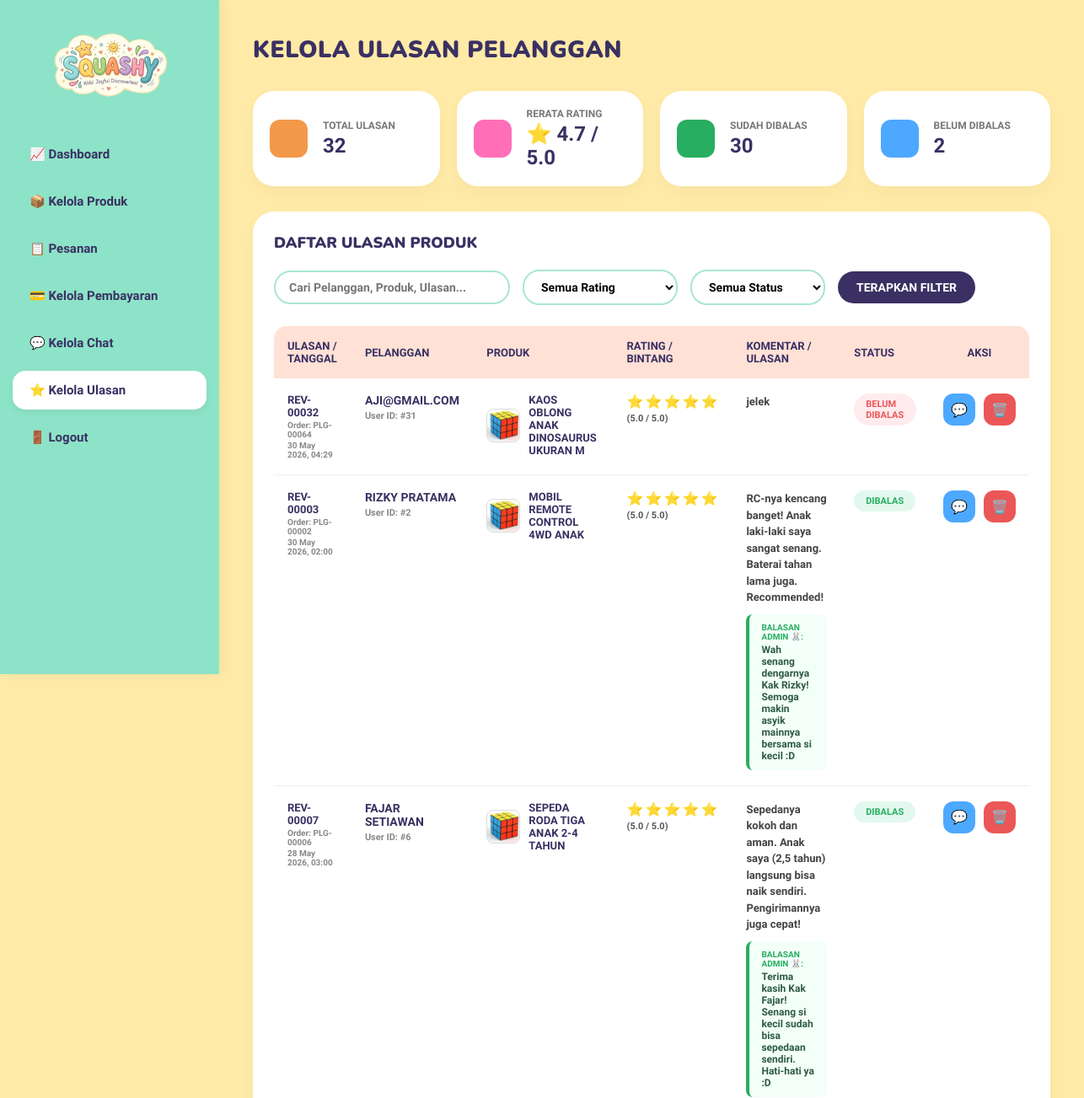
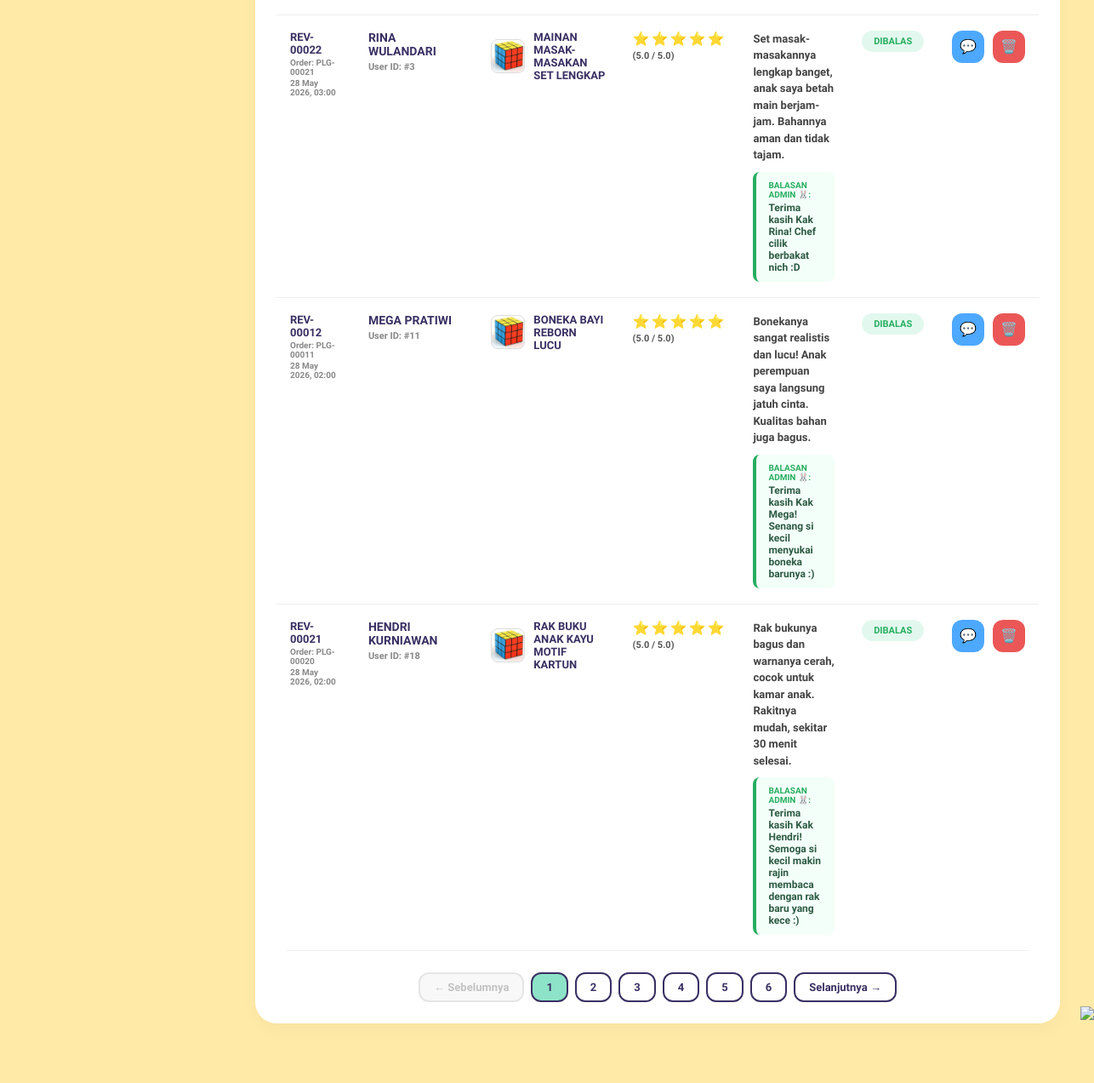
Screenshot of /admin/kelola_ulasan.php (signed in) with the database file from the repository (2 pictures, top to bottom).
### tables this page shows
CREATE TABLE `review_produk` (
  `id_review` int NOT NULL,
  `id_user` int NOT NULL,
  `id_produk` int NOT NULL,
  `id_order` int NOT NULL,
  `rating` int NOT NULL,
  `komentar` text,
  `foto_review` varchar(255) DEFAULT NULL,
  `balasan_admin` text,
  `created_at` timestamp NULL DEFAULT CURRENT_TIMESTAMP
);

CREATE TABLE `user` (
  `id_user` int NOT NULL,
  `nama_lengkap` varchar(100) NOT NULL,
  `email` varchar(100) NOT NULL,
  `password_hash` varchar(255) NOT NULL,
  `created_at` timestamp NULL DEFAULT CURRENT_TIMESTAMP
);

CREATE TABLE `produk` (
  `id_produk` int NOT NULL,
  `id_kategori` int NOT NULL,
  `nama_produk` varchar(255) NOT NULL,
  `harga` int NOT NULL,
  `stok` int DEFAULT '0',
  `deskripsi` varchar(255) DEFAULT NULL,
  `foto` varchar(255) DEFAULT NULL
);

### admin/kelola_ulasan.php (the view, shortened to what this page needs)
<?php
require_once '../config/database.php';
$r_total = mysqli_query($conn, "SELECT COUNT(*) as total FROM review_produk");
$total_ulasan = mysqli_fetch_assoc($r_total)['total'] ?? 0;
$r_avg = mysqli_query($conn, "SELECT AVG(rating) as avg_rating FROM review_produk");
$avg_rating = round(mysqli_fetch_assoc($r_avg)['avg_rating'] ?? 0, 1);
$r_replied = mysqli_query($conn, "SELECT COUNT(*) as total FROM review_produk WHERE balasan_admin IS NOT NULL AND balasan_admin != ''");
$sudah_dibalas = mysqli_fetch_assoc($r_replied)['total'] ?? 0;
$r_unreplied = mysqli_query($conn, "SELECT COUNT(*) as total FROM review_produk WHERE balasan_admin IS NULL OR balasan_admin = ''");
$belum_dibalas = mysqli_fetch_assoc($r_unreplied)['total'] ?? 0;
$search = isset($_GET['search']) ? mysqli_real_escape_string($conn, trim($_GET['search'])) : '';
$rating_filter = isset($_GET['rating']) ? $_GET['rating'] : 'Semua';
$status_balasan_filter = isset($_GET['status_balasan']) ? $_GET['status_balasan'] : 'Semua';
$where_clauses = ["1=1"];
$where_sql = implode(' AND ', $where_clauses);
$limit = 6;
$page = isset($_GET['page']) ? intval($_GET['page']) : 1;
$count_q = "
SELECT COUNT(*) as total
FROM review_produk r
JOIN user u ON r.id_user = u.id_user
JOIN produk p ON r.id_produk = p.id_produk
WHERE $where_sql
";
$r_count = mysqli_query($conn, $count_q);
$total_records = mysqli_fetch_assoc($r_count)['total'] ?? 0;
$total_pages = ceil($total_records / $limit);
$offset = ($page - 1) * $limit;
$query_reviews = "
SELECT r.*, u.nama_lengkap, p.nama_produk, p.foto as foto_produk
FROM review_produk r
JOIN user u ON r.id_user = u.id_user
JOIN produk p ON r.id_produk = p.id_produk
WHERE $where_sql
ORDER BY r.created_at DESC
LIMIT $limit OFFSET $offset
";
$result_reviews = mysqli_query($conn, $query_reviews);
?>
<!DOCTYPE html>
<html lang="id">
<head>
</head>
<body>
    <?php require_once '../components/layout/header_admin.php'; ?>
    <div class="main-content">
        <div class="header-dash">
            <h1>KELOLA ULASAN PELANGGAN</h1>
        </div>
        <div class="top-cards-grid">
            <div class="stat-card">
                <div class="color-block orange"></div>
                <div class="stat-info">
                    <span>Total Ulasan</span>
                    <h2><?= number_format($total_ulasan, 0, ',', '.') ?></h2>
                </div>
            </div>
            <div class="stat-card">
                <div class="color-block pink"></div>
                <div class="stat-info">
                    <span>Rerata Rating</span>
                    <h2>⭐ <?= $avg_rating ?> / 5.0</h2>
                </div>
            </div>
            <div class="stat-card">
                <div class="color-block green"></div>
                <div class="stat-info">
                    <span>Sudah Dibalas</span>
                    <h2><?= number_format($sudah_dibalas, 0, ',', '.') ?></h2>
                </div>
            </div>
            <div class="stat-card">
                <div class="color-block blue"></div>
                <div class="stat-info">
                    <span>Belum Dibalas</span>
                    <h2><?= number_format($belum_dibalas, 0, ',', '.') ?></h2>
                </div>
            </div>
        </div>
        <div class="table-box">
            <h3>DAFTAR ULASAN PRODUK</h3>
            <form method="GET" class="filter-form-bar">
                <input
                    type="text"
                    name="search"
                    class="input-search"
                    placeholder="Cari Pelanggan, Produk, Ulasan..."
                    value="<?= htmlspecialchars($search) ?>">
                <select name="rating" class="select-status">
                    <option value="Semua" <?= $rating_filter == 'Semua' ? 'selected' : '' ?>>Semua Rating</option>
                </select>
                <select name="status_balasan" class="select-status">
                    <option value="Semua" <?= $status_balasan_filter == 'Semua' ? 'selected' : '' ?>>Semua Status</option>
                </select>
                <button type="submit" class="btn-filter">
                    Terapkan Filter
                </button>
            </form>
            <table class="squashy-table">
                <thead>
                    <tr>
                        <th>Ulasan / Tanggal</th>
                        <th>Pelanggan</th>
                        <th>Produk</th>
                        <th>Rating / Bintang</th>
                        <th>Komentar / Ulasan</th>
                        <th>Status</th>
                        <th style="text-align:center;">Aksi</th>
                    </tr>
                </thead>
                <tbody>
                    <?php
                    if (mysqli_num_rows($result_reviews) > 0) {
                        while ($row = mysqli_fetch_assoc($result_reviews)) {
                            $display_rev_id = "REV-" . str_pad($row['id_review'], 5, "0", STR_PAD_LEFT);
                            $display_order_id = "PLG-" . str_pad($row['id_order'], 5, "0", STR_PAD_LEFT);
                            $rating_stars = str_repeat('⭐', intval($row['rating']));
                            $has_reply = (!empty($row['balasan_admin']));
                            $photo_src = !empty($row['foto_produk']) ? '../' . htmlspecialchars($row['foto_produk']) : '../assets/images/ada.png';
                    ?>
                            <tr>
                                <td>
                                    <div style="font-weight:900; color:var(--dark-purple);"><?= $display_rev_id ?></div>
                                    <div style="font-size:10px; color:#888; margin-top:2px;">
                                        Order: <?= $display_order_id ?>
                                    </div>
                                    <div style="font-size:10px; color:#888; margin-top:2px;">
                                        <?= date('d M Y, H:i', strtotime($row['created_at'])) ?>
                                    </div>
                                </td>
                                <td>
                                    <div class="reviewer-meta">
                                        <h4><?= htmlspecialchars(strtoupper($row['nama_lengkap'])) ?></h4>
                                        <span>User ID: #<?= $row['id_user'] ?></span>
                                    </div>
                                </td>
                                <td>
                                    <div class="product-meta">
                                        <img src="<?= $photo_src ?>" alt="Foto Produk">
                                        <div style="font-weight:900; font-size:13px; text-transform:uppercase;">
                                            <?= htmlspecialchars($row['nama_produk']) ?>
                                        </div>
                                    </div>
                                </td>
                                <td>
                                    <div class="stars-display"><?= $rating_stars ?></div>
                                    <div style="font-size:11px; font-weight:700; color:#555; margin-top:4px;">
                                        (<?= number_format($row['rating'], 1) ?> / 5.0)
                                    </div>
                                </td>
                                <td>
                                    <div class="review-text-block">
                                        <?= nl2br(htmlspecialchars($row['komentar'] ?: '-')) ?>
                                    </div>
                                    <?php if ($has_reply): ?>
                                        <div class="admin-reply-box" id="reply-container-<?= $row['id_review'] ?>">
                                            <strong>Balasan Admin 🐰:</strong>
                                            <span id="reply-text-<?= $row['id_review'] ?>"><?= nl2br(htmlspecialchars($row['balasan_admin'])) ?></span>
                                        </div>
                                    <?php endif; ?>
                                </td>
                                <td>
                                    <?php if ($has_reply): ?>
                                        <span class="badge-status replied">Dibalas</span>
                                    <?php else: ?>
                                        <span class="badge-status unreplied">Belum Dibalas</span>
                                    <?php endif; ?>
                                </td>
                                <td>
                                    <div class="actions-cell" style="justify-content:center;">
                                        <button
                                            class="btn-action bg-reply"
                                            title="Balas / Edit Balasan"
                                            onclick="openReplyModal(<?= $row['id_review'] ?>, '<?= htmlspecialchars(rawurlencode($row['komentar'] ?? '')) ?>', '<?= htmlspecialchars(rawurlencode($row['balasan_admin'] ?? '')) ?>')">
                                            💬
                                        </button>
                                        <a
                                            href="javascript:void(0)"
                                            class="btn-action bg-delete"
                                            title="Hapus Ulasan"
                                            onclick="confirmDelete(<?= $row['id_review'] ?>, '<?= $display_rev_id ?>')">
                                            🗑️
                                        </a>
                                    </div>
                                </td>
                            </tr>
                        <?php }
                    } ?>
                </tbody>
            </table>
            <?php if ($total_pages > 1):
                $search_query_param = ($search !== '') ? '&search=' . urlencode($search) : '';
                $rating_query_param = ($rating_filter !== 'Semua') ? '&rating=' . urlencode($rating_filter) : '';
                $status_query_param = ($status_balasan_filter !== 'Semua') ? '&status_balasan=' . urlencode($status_balasan_filter) : '';
                $all_params = $search_query_param . $rating_query_param . $status_query_param;
            ?>
                <div class="pagination-bar">
                    <?php if ($page > 1): ?>
                        <a href="?page=<?= $page - 1 ?><?= $all_params ?>">← Sebelumnya</a>
                    <?php else: ?>
                        <span class="disabled">← Sebelumnya</span>
                    <?php endif; ?>
                    <?php for ($i = 1; $i <= $total_pages; $i++): ?>
                        <?php if ($i == $page): ?>
                            <a href="#" class="active"><?= $i ?></a>
                        <?php else: ?>
                            <a href="?page=<?= $i ?><?= $all_params ?>"><?= $i ?></a>
                        <?php endif; ?>
                    <?php endfor; ?>
                    <?php if ($page < $total_pages): ?>
                        <a href="?page=<?= $page + 1 ?><?= $all_params ?>">Selanjutnya →</a>
                    <?php else: ?>
                        <span class="disabled">Selanjutnya →</span>
                    <?php endif; ?>
                </div>
            <?php endif; ?>
        </div>
    </div>
    <img src="../assets/images/decor-right.png" class="decor-flower-bottom">
</body>
</html>

### components/layout/header_admin.php (style rules this page uses)
:root { --mint-bg: #8DE3C7; --cream-bg: #FFEAA7; --dark-purple: #3A3063; --white: #FFFFFF; }
body { margin: 0; font-family: 'Quicksand', sans-serif; background-color: var(--cream-bg); color: var(--dark-purple); display: flex; }
.main-content { margin-left: 260px; flex: 1; padding: 40px; min-height: 100vh; }

### rows the page displays
review_produk: id_review "REV-00032", id_order "PLG-00064", created_at "30 May 2026, 04:29", id_user.nama_lengkap "AJI@GMAIL.COM", id_user "31", id_produk.foto (picture), id_produk.nama_produk "KAOS OBLONG ANAK DINOSAURUS UKURAN M", rating "⭐⭐⭐⭐⭐", rating "5.0", komentar "jelek", shows "BELUM DIBALAS"
review_produk: id_review "REV-00003", id_order "PLG-00002", created_at "30 May 2026, 02:00", id_user.nama_lengkap "RIZKY PRATAMA", id_user "2", id_produk.foto (picture), id_produk.nama_produk "MOBIL REMOTE CONTROL 4WD ANAK", rating "⭐⭐⭐⭐⭐", rating "5.0", komentar "RC-nya kencang banget! Anak laki-laki saya sangat senang. Baterai tahan lama juga. Recommended!", balasan_admin "Wah senang dengarnya Kak Rizky! Semoga makin asyik mainnya bersama si kecil :D", shows "DIBALAS"
review_produk: id_review "REV-00007", id_order "PLG-00006", created_at "28 May 2026, 03:00", id_user.nama_lengkap "FAJAR SETIAWAN", id_user "6", id_produk.foto (picture), id_produk.nama_produk "SEPEDA RODA TIGA ANAK 2-4 TAHUN", rating "⭐⭐⭐⭐⭐", rating "5.0", komentar "Sepedanya kokoh dan aman. Anak saya (2,5 tahun) langsung bisa naik sendiri. Pengirimannya juga cepat!", balasan_admin "Terima kasih Kak Fajar! Senang si kecil sudah bisa sepedaan sendiri. Hati-hati ya :D", shows "DIBALAS"
review_produk: id_review "REV-00022", id_order "PLG-00021", created_at "28 May 2026, 03:00", id_user.nama_lengkap "RINA WULANDARI", id_user "3", id_produk.foto (picture), id_produk.nama_produk "MAINAN MASAK-MASAKAN SET LENGKAP", rating "⭐⭐⭐⭐⭐", rating "5.0", komentar "Set masak-masakannya lengkap banget, anak saya betah main berjam-jam. Bahannya aman dan tidak tajam.", balasan_admin "Terima kasih Kak Rina! Chef cilik berbakat nich :D", shows "DIBALAS"
review_produk: id_review "REV-00012", id_order "PLG-00011", created_at "28 May 2026, 02:00", id_user.nama_lengkap "MEGA PRATIWI", id_user "11", id_produk.foto (picture), id_produk.nama_produk "BONEKA BAYI REBORN LUCU", rating "⭐⭐⭐⭐⭐", rating "5.0", komentar "Bonekanya sangat realistis dan lucu! Anak perempuan saya langsung jatuh cinta. Kualitas bahan juga bagus.", balasan_admin "Terima kasih Kak Mega! Senang si kecil menyukai boneka barunya :)", shows "DIBALAS"
review_produk: id_review "REV-00021", id_order "PLG-00020", created_at "28 May 2026, 02:00", id_user.nama_lengkap "HENDRI KURNIAWAN", id_user "18", id_produk.foto (picture), id_produk.nama_produk "RAK BUKU ANAK KAYU MOTIF KARTUN", rating "⭐⭐⭐⭐⭐", rating "5.0", komentar "Rak bukunya bagus dan warnanya cerah, cocok untuk kamar anak. Rakitnya mudah, sekitar 30 menit selesai.", balasan_admin "Terima kasih Kak Hendri! Semoga si kecil makin rajin membaca dengan rak baru yang kece :)", shows "DIBALAS"

### other values shown
$total_ulasan "32"
$avg_rating "4.7"
$sudah_dibalas "30"
$belum_dibalas "2"
